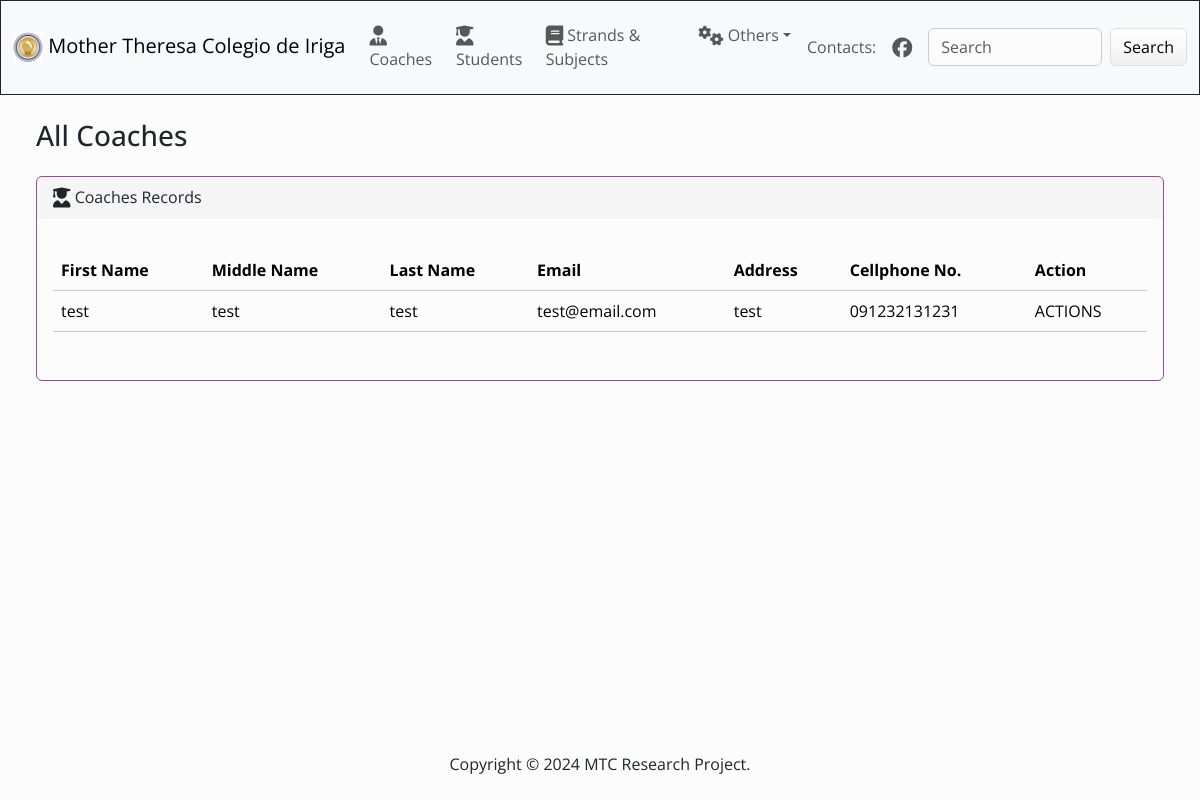
/coaches/, run on the app's committed database.
### main/models.py (models this page shows, shortened)
class Coaches(models.Model):
    firstName = models.CharField(max_length=50)
    middleName = models.CharField(max_length=10, blank=True)
    lastName = models.CharField(max_length=50)
    email = models.EmailField(max_length=50)
    addrs = models.CharField(max_length=50)
    cpNum = models.CharField(max_length=12, validators=[RegexValidator(r'^\d{1,12}$')], blank=True)
    created_at = models.DateTimeField(default=timezone.now)

### main/views.py (the view)
# urls.py: path("coaches/", views.coaches_list, name='coaches')
def coaches_list(request):
    return render(request, 'main/coaches_list.html' , {
        'coaches': Coaches.objects.all()
    })

### main/templates/main/coaches_list.html
{% extends 'main/index.html' %}
{% block index %}
<div class="container-fluid">
    <h3 class="m-4">All Coaches</h3>
    <div class="row">
      <div class="col-12">
        {% if coaches %}
        <div class="card border-danger ms-4 me-4 mb-4">
          <div class="card-header">
            <i class="fa-solid fa-user-graduate fa-lg"></i> Coaches Records
          </div>
          <div class="card-body">
            <p class="card-text">
              <div class="table-responsive">
                <table class="table table-hover">
                  <thead>
                    <tr>
                      <th scope="col">First Name</th>
                      <th scope="col">Middle Name</th>
                      <th scope="col">Last Name</th>
                      <th scope="col">Email</th>
                      <th scope="col">Address</th>
                      <th scope="col">Cellphone No.</th>
                      <th scope="col">Action</th>
                    </tr>
                  </thead>
                  <tbody>
                    {% for coaches in coaches %}
                      <tr>
                        <td>{{ coaches.firstName }} </td>
                        <td>{{ coaches.middleName }}</td>
                        <td>{{ coaches.lastName }}</td>
                        <td>{{ coaches.email }}</td>
                        <td>{{ coaches.addrs }}</td>
                        <td>{{ coaches.cpNum }}</td>
                        <td>ACTIONS</td>
                      </tr>
                    {% endfor %}
                  </tbody>
                </table>
              </div>
            </p>
          </div>
        </div>
        {% else %}
        <h5 class="alert alert-primary ms-4 me-4">No Coaches Records</h5>
        {% endif %}
      </div>
    </div>
  </div>
{% endblock %}

### data on the page
Coaches: firstName "test", middleName "test", lastName "test", email "test@email.com", addrs "test", cpNum "091232131231"
